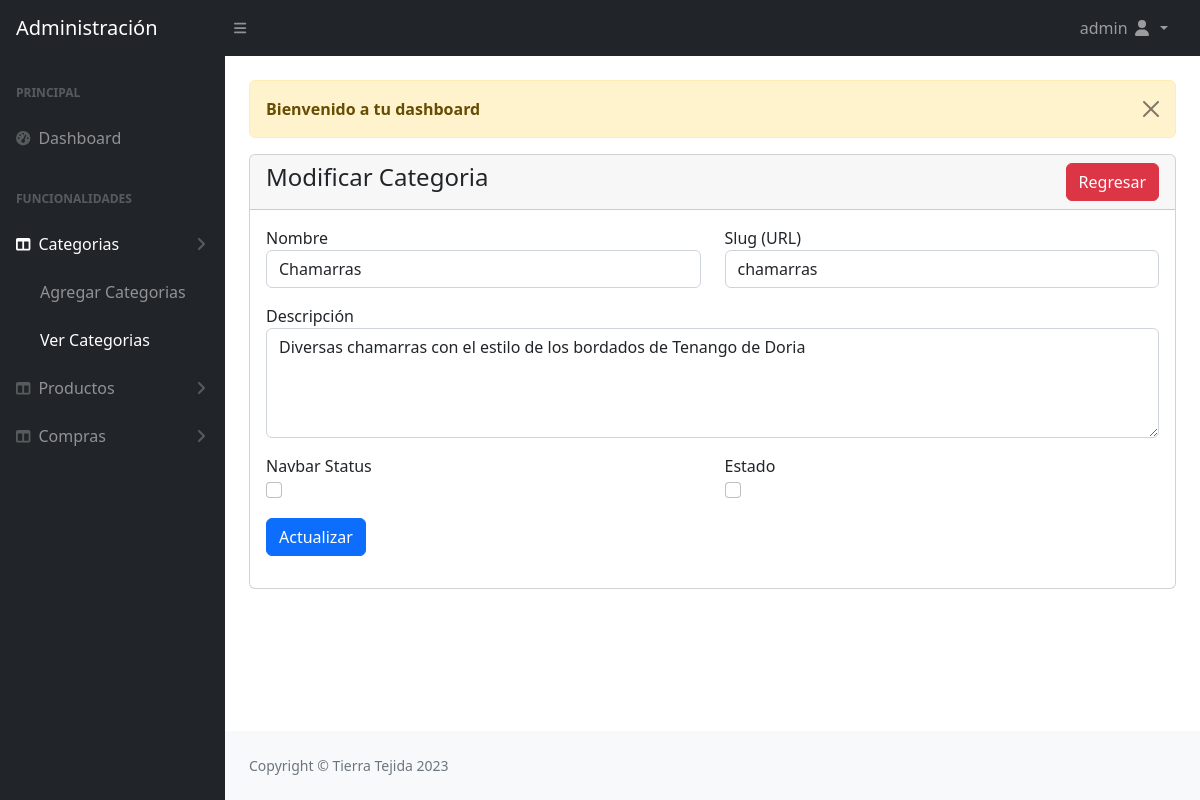
Screenshot of /admin/category-edit.php?id=6 (signed in) with the database file from the repository.
### tables this page shows
CREATE TABLE `categorias` (
  `id` int(11) NOT NULL,
  `nombre` varchar(191) NOT NULL,
  `slug` varchar(191) NOT NULL,
  `descripcion` text DEFAULT NULL,
  `navbar_status` tinyint(1) DEFAULT 0,
  `status` tinyint(1) DEFAULT 0 COMMENT '0=visible, 1=hidden, 2=deleted'
);

### admin/category-edit.php (the view, shortened to what this page needs)
<?php
    include('authentication.php');
    include('includes/header.php');
?>
<div class="container-fluid px-4">
    <div class="row mt-4">
        <div class="col-md-12">
            <?php include('message.php') ?>
            <div class="card">
                <div class="card-header">
                    <h4> Modificar Categoria
                        <a href="category-view.php" class="btn btn-danger float-end">Regresar</a>
                    </h4>
                </div>
                <div class="card-body">
                <?php
                    if(isset($_GET['id'])){
                        $category_id = $_GET['id'];
                        $category_edit = "SELECT * FROM categorias WHERE id= '$category_id'";
                        $category_run = mysqli_query($conn, $category_edit);
                        if(mysqli_num_rows($category_run) > 0){
                            foreach($category_run as $category){
                ?>
                    <form action="code.php" method="POST">
                        <div class="row">
                            <div class="col-md-6 mb-3">
                                <label for="">Nombre</label>
                                <input type="text" name="name" value="<?= $category['nombre']; ?>" class="form-control">
                            </div>
                            <div class="col-md-6 mb-3">
                                <label for="">Slug (URL) </label>
                                <input type="text" name="slug" value="<?= $category['slug']; ?>" class="form-control">
                            </div>
                            <div class="col-md-12 mb-3">
                                <label for="">Descripción</label>
                                <textarea name="description" class="form-control" rows="4"><?= $category['descripcion']; ?></textarea>
                            </div>
                            <div class="col-md-6 mb-3">
                                <label for="">Navbar Status</label> <br/>
                                <input type="checkbox" name="navbar_status" <?= $category['navbar_status'] == '1' ? 'checked' : '' ?> class="form-check-input">
                            </div>
                            <div class="col-md-6 mb-3">
                                <label for="">Estado</label> </br>
                                <input type="checkbox" name="status"  <?= $category['status'] == '1' ? 'checked' : '' ?>  class="form-check-input">
                            </div>
                            <div class="col-md-12 mb-3">
                                <button type="submit" name="category_update"class="btn btn-primary">Actualizar</button>
                            </div>
                        </div>
                    </form>
                <?php
                    }
                    } else {
                        ?>
                            <h4>No se encontró información</h4>
                        <?php
                    }
                }
                ?>
                </div>
            </div>
        </div>
    </div>
</div>
<?php
    include('includes/footer.php');
    include('includes/scripts.php');
?>

### rows the page displays
categorias: name "Chamarras", slug "chamarras", description "Diversas chamarras con el estilo de los bordados de Tenango de Doria"

### other values shown
$_SESSION['auth_user']['user_name'] "admin"
$_SESSION['message'] "Bienvenido a tu dashboard"
